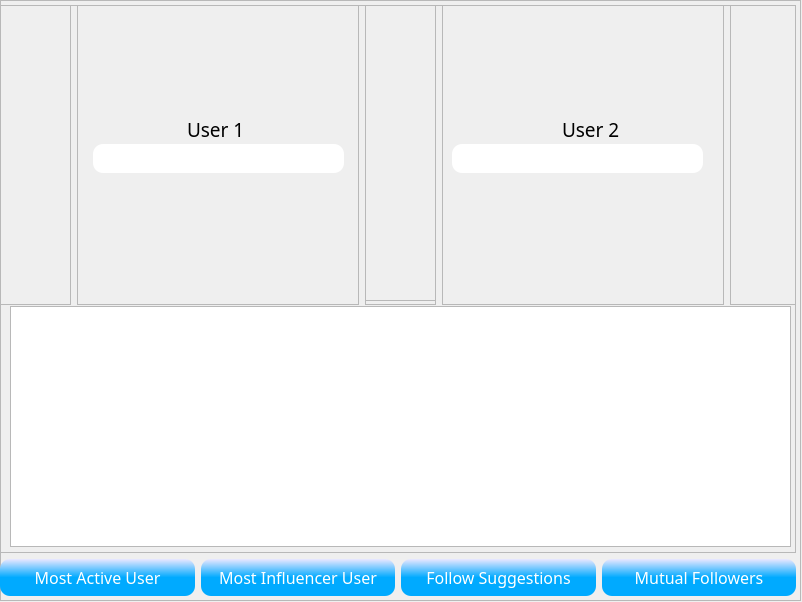
<?xml version="1.0" encoding="UTF-8"?>
<ui version="4.0">
 <class>networkWindow</class>
 <widget class="QDialog" name="networkWindow">
  <property name="geometry">
   <rect>
    <x>0</x>
    <y>0</y>
    <width>802</width>
    <height>602</height>
   </rect>
  </property>
  <property name="windowTitle">
   <string>Dialog</string>
  </property>
  <widget class="QFrame" name="frame">
   <property name="geometry">
    <rect>
     <x>0</x>
     <y>0</y>
     <width>801</width>
     <height>601</height>
    </rect>
   </property>
   <property name="sizePolicy">
    <sizepolicy hsizetype="Expanding" vsizetype="Expanding">
     <horstretch>1</horstretch>
     <verstretch>1</verstretch>
    </sizepolicy>
   </property>
   <property name="frameShape">
    <enum>QFrame::StyledPanel</enum>
   </property>
   <property name="frameShadow">
    <enum>QFrame::Raised</enum>
   </property>
   <widget class="QWidget" name="verticalLayoutWidget">
    <property name="geometry">
     <rect>
      <x>0</x>
      <y>0</y>
      <width>801</width>
      <height>601</height>
     </rect>
    </property>
    <layout class="QVBoxLayout" name="verticalLayout" stretch="15,1">
     <property name="sizeConstraint">
      <enum>QLayout::SetNoConstraint</enum>
     </property>
     <property name="topMargin">
      <number>5</number>
     </property>
     <property name="rightMargin">
      <number>5</number>
     </property>
     <property name="bottomMargin">
      <number>5</number>
     </property>
     <item>
      <widget class="QFrame" name="frame_2">
       <property name="frameShape">
        <enum>QFrame::StyledPanel</enum>
       </property>
       <property name="frameShadow">
        <enum>QFrame::Raised</enum>
       </property>
       <widget class="QWidget" name="verticalLayoutWidget_2">
        <property name="geometry">
         <rect>
          <x>0</x>
          <y>-1</y>
          <width>801</width>
          <height>301</height>
         </rect>
        </property>
        <layout class="QVBoxLayout" name="verticalLayout_2">
         <item>
          <layout class="QHBoxLayout" name="horizontalLayout" stretch="1,4,1,4,1">
           <item>
            <widget class="QFrame" name="frame_6">
             <property name="frameShape">
              <enum>QFrame::StyledPanel</enum>
             </property>
             <property name="frameShadow">
              <enum>QFrame::Raised</enum>
             </property>
            </widget>
           </item>
           <item>
            <widget class="QFrame" name="frame_7">
             <property name="frameShape">
              <enum>QFrame::StyledPanel</enum>
             </property>
             <property name="frameShadow">
              <enum>QFrame::Raised</enum>
             </property>
             <widget class="QLineEdit" name="lineEdit_2">
              <property name="geometry">
               <rect>
                <x>16</x>
                <y>140</y>
                <width>251</width>
                <height>29</height>
               </rect>
              </property>
              <property name="font">
               <font>
                <family>Bahnschrift</family>
                <pointsize>12</pointsize>
                <bold>false</bold>
               </font>
              </property>
              <property name="styleSheet">
               <string notr="true">QLineEdit{
background: white;

border-radius: 10px;
padding: 5px;
}</string>
              </property>
              <property name="frame">
               <bool>true</bool>
              </property>
             </widget>
             <widget class="QLabel" name="label_2">
              <property name="geometry">
               <rect>
                <x>110</x>
                <y>110</y>
                <width>61</width>
                <height>30</height>
               </rect>
              </property>
              <property name="font">
               <font>
                <family>Bahnschrift</family>
                <pointsize>14</pointsize>
                <bold>false</bold>
               </font>
              </property>
              <property name="styleSheet">
               <string notr="true"/>
              </property>
              <property name="text">
               <string>User 1</string>
              </property>
             </widget>
            </widget>
           </item>
           <item>
            <widget class="QFrame" name="frame_3">
             <property name="frameShape">
              <enum>QFrame::StyledPanel</enum>
             </property>
             <property name="frameShadow">
              <enum>QFrame::Raised</enum>
             </property>
             <widget class="QFrame" name="frame_4">
              <property name="geometry">
               <rect>
                <x>0</x>
                <y>0</y>
                <width>113</width>
                <height>297</height>
               </rect>
              </property>
              <property name="frameShape">
               <enum>QFrame::StyledPanel</enum>
              </property>
              <property name="frameShadow">
               <enum>QFrame::Raised</enum>
              </property>
             </widget>
            </widget>
           </item>
           <item>
            <widget class="QFrame" name="frame_8">
             <property name="frameShape">
              <enum>QFrame::StyledPanel</enum>
             </property>
             <property name="frameShadow">
              <enum>QFrame::Raised</enum>
             </property>
             <widget class="QLineEdit" name="lineEdit_3">
              <property name="geometry">
               <rect>
                <x>10</x>
                <y>140</y>
                <width>251</width>
                <height>29</height>
               </rect>
              </property>
              <property name="font">
               <font>
                <family>Bahnschrift</family>
                <pointsize>12</pointsize>
                <bold>false</bold>
               </font>
              </property>
              <property name="styleSheet">
               <string notr="true">QLineEdit{
background: white;

border-radius: 10px;
padding: 5px;
}</string>
              </property>
              <property name="frame">
               <bool>true</bool>
              </property>
             </widget>
             <widget class="QLabel" name="label_3">
              <property name="geometry">
               <rect>
                <x>120</x>
                <y>110</y>
                <width>61</width>
                <height>30</height>
               </rect>
              </property>
              <property name="font">
               <font>
                <family>Bahnschrift</family>
                <pointsize>14</pointsize>
                <bold>false</bold>
               </font>
              </property>
              <property name="styleSheet">
               <string notr="true"/>
              </property>
              <property name="text">
               <string>User 2</string>
              </property>
             </widget>
            </widget>
           </item>
           <item>
            <widget class="QFrame" name="frame_5">
             <property name="frameShape">
              <enum>QFrame::StyledPanel</enum>
             </property>
             <property name="frameShadow">
              <enum>QFrame::Raised</enum>
             </property>
            </widget>
           </item>
          </layout>
         </item>
        </layout>
       </widget>
       <widget class="QTextBrowser" name="textBrowser">
        <property name="geometry">
         <rect>
          <x>10</x>
          <y>301</y>
          <width>781</width>
          <height>241</height>
         </rect>
        </property>
        <property name="font">
         <font>
          <pointsize>20</pointsize>
          <italic>false</italic>
          <bold>true</bold>
         </font>
        </property>
       </widget>
      </widget>
     </item>
     <item>
      <layout class="QHBoxLayout" name="horizontalLayout_2">
       <item>
        <widget class="QPushButton" name="pushButton_15">
         <property name="sizePolicy">
          <sizepolicy hsizetype="Minimum" vsizetype="Preferred">
           <horstretch>0</horstretch>
           <verstretch>0</verstretch>
          </sizepolicy>
         </property>
         <property name="font">
          <font>
           <family>Bahnschrift</family>
           <pointsize>12</pointsize>
           <bold>false</bold>
           <hintingpreference>PreferDefaultHinting</hintingpreference>
          </font>
         </property>
         <property name="styleSheet">
          <string notr="true">QPushButton{
background-color: qlineargradient(x1: 0, y1: 0.01, x2: 0, y2: 0.5, stop: 0 rgb(230, 230, 255), stop: 1 rgb(0, 170, 255));
border-style: solid;
border-color: black;
border-radius: 10px;
color: white;
}
QPushButton::hover{
background:rgba(0, 170, 255, 200);

}
QPushButton::pressed{
background: rgba(0, 170, 255, 200);

}</string>
         </property>
         <property name="text">
          <string>Most Active User</string>
         </property>
        </widget>
       </item>
       <item>
        <widget class="QPushButton" name="pushButton_16">
         <property name="sizePolicy">
          <sizepolicy hsizetype="Minimum" vsizetype="Preferred">
           <horstretch>0</horstretch>
           <verstretch>0</verstretch>
          </sizepolicy>
         </property>
         <property name="font">
          <font>
           <family>Bahnschrift</family>
           <pointsize>12</pointsize>
           <bold>false</bold>
           <hintingpreference>PreferDefaultHinting</hintingpreference>
          </font>
         </property>
         <property name="styleSheet">
          <string notr="true">QPushButton{
background-color: qlineargradient(x1: 0, y1: 0.01, x2: 0, y2: 0.5, stop: 0 rgb(230, 230, 255), stop: 1 rgb(0, 170, 255));
border-style: solid;
border-color: black;
border-radius: 10px;
color: white;
}
QPushButton::hover{
background:rgba(0, 170, 255, 200);

}
QPushButton::pressed{
background: rgba(0, 170, 255, 200);

}</string>
         </property>
         <property name="text">
          <string>Most Influencer User</string>
         </property>
        </widget>
       </item>
       <item>
        <widget class="QPushButton" name="pushButton_17">
         <property name="sizePolicy">
          <sizepolicy hsizetype="Minimum" vsizetype="Preferred">
           <horstretch>0</horstretch>
           <verstretch>0</verstretch>
          </sizepolicy>
         </property>
         <property name="font">
          <font>
           <family>Bahnschrift</family>
           <pointsize>12</pointsize>
           <bold>false</bold>
           <hintingpreference>PreferDefaultHinting</hintingpreference>
          </font>
         </property>
         <property name="styleSheet">
          <string notr="true">QPushButton{
background-color: qlineargradient(x1: 0, y1: 0.01, x2: 0, y2: 0.5, stop: 0 rgb(230, 230, 255), stop: 1 rgb(0, 170, 255));
border-style: solid;
border-color: black;
border-radius: 10px;
color: white;
}
QPushButton::hover{
background:rgba(0, 170, 255, 200);

}
QPushButton::pressed{
background: rgba(0, 170, 255, 200);

}</string>
         </property>
         <property name="text">
          <string>Follow Suggestions</string>
         </property>
        </widget>
       </item>
       <item>
        <widget class="QPushButton" name="pushButton_14">
         <property name="sizePolicy">
          <sizepolicy hsizetype="Minimum" vsizetype="Preferred">
           <horstretch>0</horstretch>
           <verstretch>0</verstretch>
          </sizepolicy>
         </property>
         <property name="font">
          <font>
           <family>Bahnschrift</family>
           <pointsize>12</pointsize>
           <bold>false</bold>
           <hintingpreference>PreferDefaultHinting</hintingpreference>
          </font>
         </property>
         <property name="styleSheet">
          <string notr="true">QPushButton{
background-color: qlineargradient(x1: 0, y1: 0.01, x2: 0, y2: 0.5, stop: 0 rgb(230, 230, 255), stop: 1 rgb(0, 170, 255));
border-style: solid;
border-color: black;
border-radius: 10px;
color: white;
}
QPushButton::hover{
background:rgba(0, 170, 255, 200);

}
QPushButton::pressed{
background: rgba(0, 170, 255, 200);

}</string>
         </property>
         <property name="text">
          <string>Mutual Followers</string>
         </property>
        </widget>
       </item>
      </layout>
     </item>
    </layout>
   </widget>
  </widget>
 </widget>
 <resources/>
 <connections/>
</ui>
